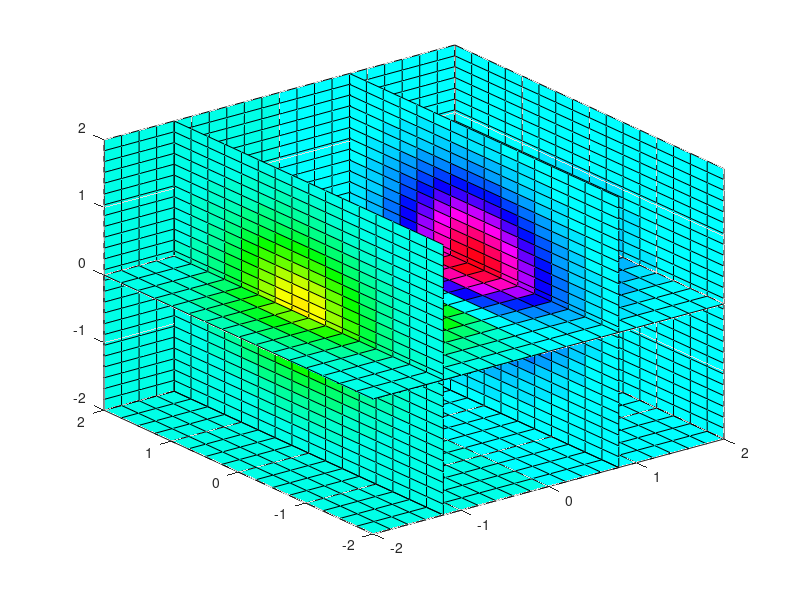

MATLAB code for this plot:
%% 3-D Plots
% This example shows how to plot surfaces in MATLAB(R).

% Copyright 1984-2014 The MathWorks, Inc.

%% Mesh Plot of Peaks

z = peaks(25);
mesh(z);
colormap(hsv)

%% Surface Plot of Peaks

z = peaks(25);
surf(z);
colormap(jet);

%% Surface Plot (with Shading) of Peaks

z = peaks(25);
surfl(z);
shading interp;
colormap(pink);

%% Contour Plot of Peaks

z = peaks(25);
contour(z,16);
colormap(hsv)

%% Quiver

x = -2:.2:2; 
y = -1:.2:1;
[xx,yy] = meshgrid(x,y);
zz = xx.*exp(-xx.^2-yy.^2);
[px,py] = gradient(zz,.2,.2);
quiver(x,y,px,py,2);

%% Slice

[x,y,z] = meshgrid(-2:.2:2,-2:.25:2,-2:.16:2);
v = x.*exp(-x.^2-y.^2-z.^2);
xslice = [-1.2,.8,2]; 
yslice = 2; 
zslice = [-2,0];
slice(x,y,z,v,xslice,yslice,zslice)
colormap hsv
